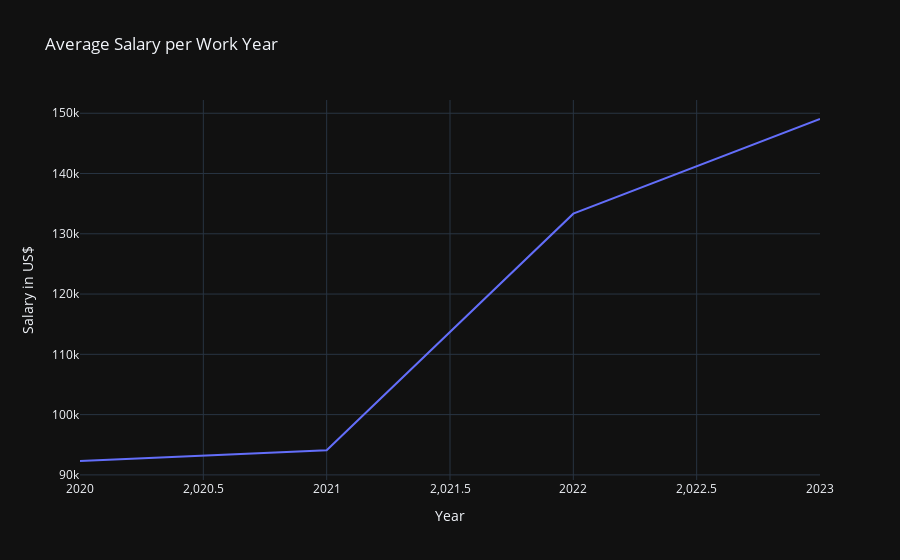

Notebook code for this chart:
### Markdown cell above
How has the average salary changed over time (work_year)?

### Code cell
average_salary_per_experience = df.groupby('work_year')['salary_in_usd'].mean().reset_index()
fig = px.line(average_salary_per_experience,x="work_year", y="salary_in_usd",title="Average Salary per Work Year",template="plotly_dark")
fig.update_xaxes(title_text="Year")
fig.update_yaxes(title_text="Salary in US$")

### Figure 1 — Plotly figure (JSON) as saved in the notebook; plotly's stock layout.template omitted (floating-point values rounded to 4 significant figures)
{"data": [{"hovertemplate": "work_year=%{x}<br>salary_in_usd=%{y}<extra></extra>", "legendgroup": "", "line": {"color": "#636efa", "dash": "solid"}, "marker": {"symbol": "circle"}, "mode": "lines", "name": "", "orientation": "v", "showlegend": false, "type": "scatter", "x": [2020, 2021, 2022, 2023], "xaxis": "x", "y": [92300.0, 94090.0, 133300.0, 149000.0], "yaxis": "y"}], "layout": {"legend": {"tracegroupgap": 0}, "title": {"text": "Average Salary per Work Year"}, "xaxis": {"anchor": "y", "domain": [0, 1], "title": {"text": "Year"}}, "yaxis": {"anchor": "x", "domain": [0, 1], "title": {"text": "Salary in US$"}}}}
